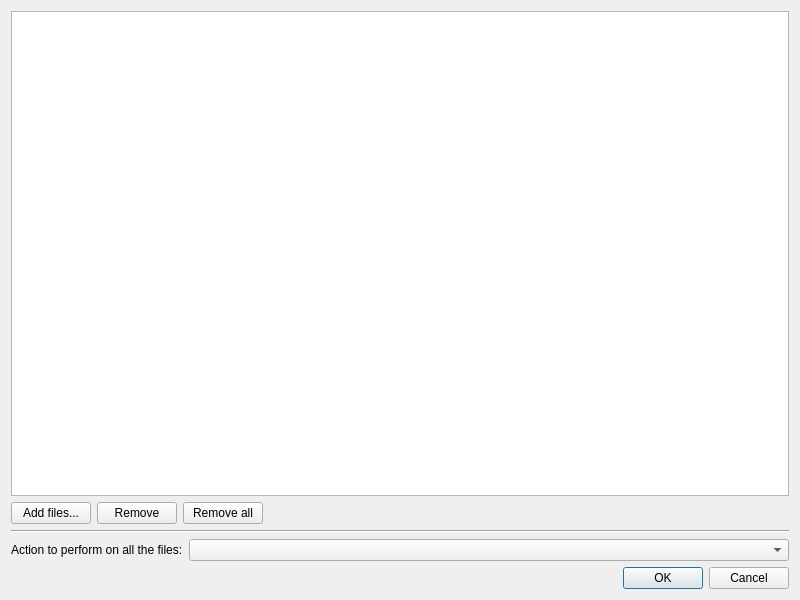
<?xml version="1.0" encoding="UTF-8"?>
<ui version="4.0">
 <class>BatchDialog</class>
 <widget class="QDialog" name="BatchDialog">
  <property name="geometry">
   <rect>
    <x>0</x>
    <y>0</y>
    <width>800</width>
    <height>600</height>
   </rect>
  </property>
  <property name="windowTitle">
   <string>Batch Operation</string>
  </property>
  <layout class="QVBoxLayout" name="verticalLayout">
   <item>
    <widget class="QListWidget" name="fileListWidget"/>
   </item>
   <item>
    <widget class="QWidget" name="widget" native="true">
     <layout class="QHBoxLayout" name="horizontalLayout">
      <property name="leftMargin">
       <number>0</number>
      </property>
      <property name="topMargin">
       <number>0</number>
      </property>
      <property name="rightMargin">
       <number>0</number>
      </property>
      <property name="bottomMargin">
       <number>0</number>
      </property>
      <item>
       <widget class="QPushButton" name="addFilesButton">
        <property name="sizePolicy">
         <sizepolicy hsizetype="Maximum" vsizetype="Fixed">
          <horstretch>0</horstretch>
          <verstretch>0</verstretch>
         </sizepolicy>
        </property>
        <property name="text">
         <string>Add files...</string>
        </property>
       </widget>
      </item>
      <item>
       <widget class="QPushButton" name="removeButton">
        <property name="sizePolicy">
         <sizepolicy hsizetype="Maximum" vsizetype="Fixed">
          <horstretch>0</horstretch>
          <verstretch>0</verstretch>
         </sizepolicy>
        </property>
        <property name="text">
         <string>Remove</string>
        </property>
       </widget>
      </item>
      <item>
       <widget class="QPushButton" name="removeAllButton">
        <property name="text">
         <string>Remove all</string>
        </property>
       </widget>
      </item>
      <item>
       <spacer name="horizontalSpacer">
        <property name="orientation">
         <enum>Qt::Horizontal</enum>
        </property>
        <property name="sizeHint" stdset="0">
         <size>
          <width>40</width>
          <height>20</height>
         </size>
        </property>
       </spacer>
      </item>
     </layout>
    </widget>
   </item>
   <item>
    <widget class="Line" name="line">
     <property name="orientation">
      <enum>Qt::Horizontal</enum>
     </property>
    </widget>
   </item>
   <item>
    <widget class="QWidget" name="widget_2" native="true">
     <layout class="QHBoxLayout" name="horizontalLayout_2">
      <property name="leftMargin">
       <number>0</number>
      </property>
      <property name="topMargin">
       <number>0</number>
      </property>
      <property name="rightMargin">
       <number>0</number>
      </property>
      <property name="bottomMargin">
       <number>0</number>
      </property>
      <item>
       <widget class="QLabel" name="label">
        <property name="sizePolicy">
         <sizepolicy hsizetype="Maximum" vsizetype="Preferred">
          <horstretch>0</horstretch>
          <verstretch>0</verstretch>
         </sizepolicy>
        </property>
        <property name="text">
         <string>Action to perform on all the files:</string>
        </property>
       </widget>
      </item>
      <item>
       <widget class="QComboBox" name="actionCombobox"/>
      </item>
     </layout>
    </widget>
   </item>
   <item>
    <widget class="QDialogButtonBox" name="buttonBox">
     <property name="orientation">
      <enum>Qt::Horizontal</enum>
     </property>
     <property name="standardButtons">
      <set>QDialogButtonBox::Cancel|QDialogButtonBox::Ok</set>
     </property>
    </widget>
   </item>
  </layout>
 </widget>
 <resources/>
 <connections>
  <connection>
   <sender>buttonBox</sender>
   <signal>rejected()</signal>
   <receiver>BatchDialog</receiver>
   <slot>reject()</slot>
   <hints>
    <hint type="sourcelabel">
     <x>316</x>
     <y>260</y>
    </hint>
    <hint type="destinationlabel">
     <x>286</x>
     <y>274</y>
    </hint>
   </hints>
  </connection>
 </connections>
 <slots>
  <slot>addFilesButton_clicked()</slot>
 </slots>
</ui>
